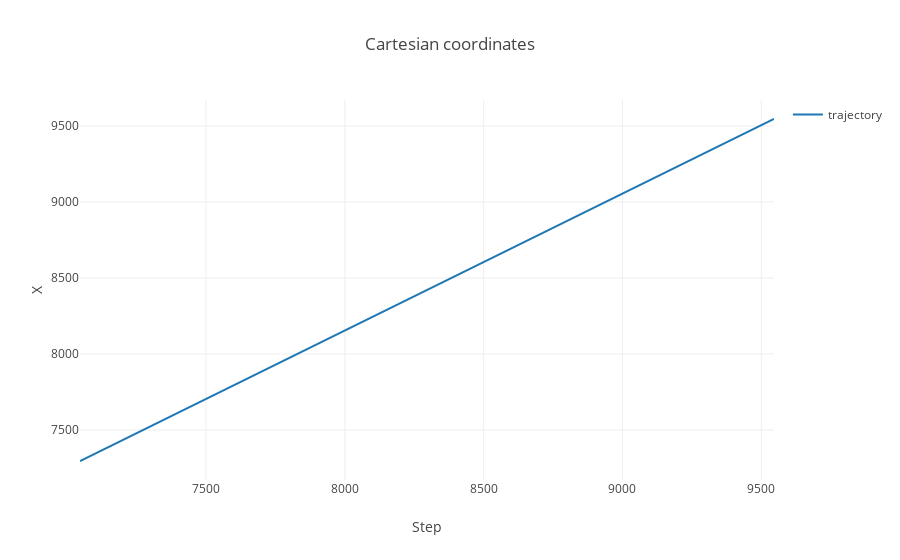

Notebook cell for this chart:
### Code cell
data = [
    go.Scatter(
        x = X,
        y = Y,
        name='trajectory'
    ),
#     go.Scatter(
#         y=velocity,
#         name='velocity'
#     ),
]

layout= go.Layout(
    title= 'Cartesian coordinates',
    xaxis= dict(
        title= 'Step',
    ),
    yaxis=dict(
        title= 'X',
    ),
    showlegend= True
)
fig= go.Figure(data=data, layout=layout)
iplot(fig)

### Figure 1 — Plotly figure (JSON) as saved in the notebook; plotly's stock layout.template omitted (floating-point values rounded to 4 significant figures)
{"data": [{"name": "trajectory", "type": "scatter", "uid": "8d141a12-d324-11e8-9f24-320015d81da0", "x": [9546.0, 9446.0, 9346.0, 9246.0, 9146.0, 9046.0, 8946.0, 8846.0, 8746.0, 8646.0, 8546.0, 8446.0, 8346.0, 8246.0, 8146.0, 8046.0, 7946.0, 7846.0, 7746.0, 7646.0, 7546.0, 7446.0, 7346.0, 7246.0, 7146.0, 7046.0], "y": [9546.0, 9456.0, 9366.0, 9276.0, 9186.0, 9096.0, 9006.0, 8916.0, 8826.0, 8736.0, 8646.0, 8556.0, 8466.0, 8376.0, 8286.0, 8196.0, 8106.0, 8016.0, 7926.0, 7836.0, 7746.0, 7656.0, 7566.0, 7476.0, 7386.0, 7296.0]}], "layout": {"showlegend": true, "title": "Cartesian coordinates", "xaxis": {"title": "Step"}, "yaxis": {"title": "X"}}}
